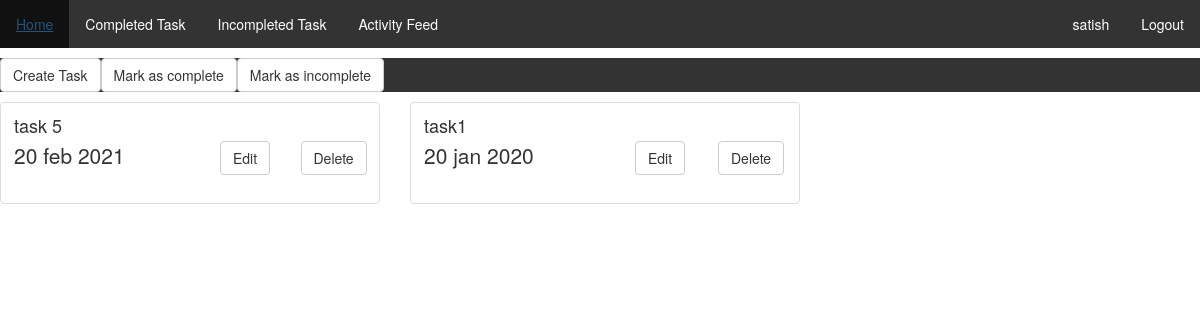
The app's page /tasks-incompleted (signed in) with its own data.
### todo/models.py (models this page shows, shortened)
class Task(models.Model):
	Task_name = models.CharField(max_length = 100)
	Task_deadline = models.DateField(auto_now = False)
	Task_completed = models.BooleanField(default = False)
	Task_user = models.ForeignKey(User, on_delete = models.CASCADE)
	Task_added_at = models.DateTimeField(auto_now = True)
	class Meta:
		ordering = ('-Task_deadline',)
		verbose_name = 'Task'

### todo/views.py (the view)
# urls.py: path('tasks-incompleted', views.incompleted_tasks, name = 'tasks-incompleted'),
@login_required(login_url = 'account:login')
def incompleted_tasks(request):
	all_incompleted_tasks = Task.objects.filter(Task_user = request.user, Task_completed = False).order_by('-Task_added_at')
	return render(request, 'todo/incompleted_tasks.html', {'all_incompleted_tasks': all_incompleted_tasks})

### templates/todo/incompleted_tasks.html (shortened to what this page needs)
{% extends 'base/base.html' %}
{% block task %}
	<div>
		<ul>
			<li class="link_class">
			<button type="button" class="btn btn-default" onclick="window.location.href = '{% url 'todo:create-task' %}'">Create Task</button>
			</li>
			<li class="link_class">
			<button type="button" class="btn btn-default" href="#">Mark as complete</button>
			</li class="link_class">
			<li>
				<button type="button" class="btn btn-default" href="#">Mark as incomplete</button>
			</li>
		</ul>
	</div>
	{% if request.user.is_authenticated %}
	{% for task in all_incompleted_tasks %}
    <div id="products" class="row list-group">
        <div class="item  col-xs-4 col-lg-4">
            <div class="thumbnail">
                <div class="caption">
                    <h4 class="group inner list-group-item-heading">
                        {{ task.Task_name }}</h4>
                    <div class="row">
                        <div class="col-xs-12 col-md-6">
                            <p class="lead">
                                {{ task.Task_deadline|date:'d b Y' }}</p>
                        </div>
                        <div class="col-xs-12 col-md-3">
                        <div class="col-xs-12 col-md-3">
                            <a class="btn btn-default" onclick="window.location.href = '{% url 'todo:edit-task' task.id %}'">Edit</a>
                        </div>
                        </div>
                        <div class="col-xs-12 col-md-3">
                            <a class="btn btn-default" onclick="window.location.href = '{% url 'todo:delete-task' task.id %}'">Delete</a>
                        </div>
                    </div>
                </div>
            </div>
        </div>
    {% endfor %}
    </div>
    {% else %}
    <h1>Please login</h1>
    {% endif %}
{% endblock %}

### templates/base/base.html (shortened to what this page needs)
<!DOCTYPE html>
<html>
<head>
<link rel="stylesheet" href="https://maxcdn.bootstrapcdn.com/bootstrap/3.3.7/css/bootstrap.min.css">
<link href="https://maxcdn.bootstrapcdn.com/font-awesome/4.7.0/css/font-awesome.min.css" rel="stylesheet">
</head>
<body>
  <div>
    <ul>
      <li><a href="/">Home</a></li>
      <li><a href="{% url 'todo:tasks-completed' %}">Completed Task</a></li>
      <li><a href="{% url 'todo:tasks-incompleted' %}">Incompleted Task</a></li>
      <li><a href="{% url 'todo:task-activity-feed' %}">Activity Feed</a></li>
      {% if request.user.is_authenticated %}
        <li style="float:right"><a href="{% url 'account:logout' %}">Logout</a></li>
        <li style="float:right"><a href="{% url 'account:login' %}">{{request.user}}</a></li>
      {% else %}
      <li style="float:right"><a href="{% url 'account:login' %}">Login</a></li>
      <li style="float:right"><a href="{% url 'account:sign_up' %}">Signup</a></li>
      {% endif %}
    </ul>
  </div>
  <div>
    {% block task %}{% endblock %}
  </div>
</body>
</html>

### templates/base/base.html (style rules this page uses)
ul { list-style-type: none; margin: 0; padding: 0; overflow: hidden; background-color: #333; }
li { float: left; }
li a { display: block; color: white; text-align: center; padding: 14px 16px; text-decoration: none; }

### records on screen
Task: Task_name "task 5", Task_deadline "20 feb 2021"
Task: Task_name "task1", Task_deadline "20 jan 2020"

### other values on screen
{{ request.user }} "satish"
